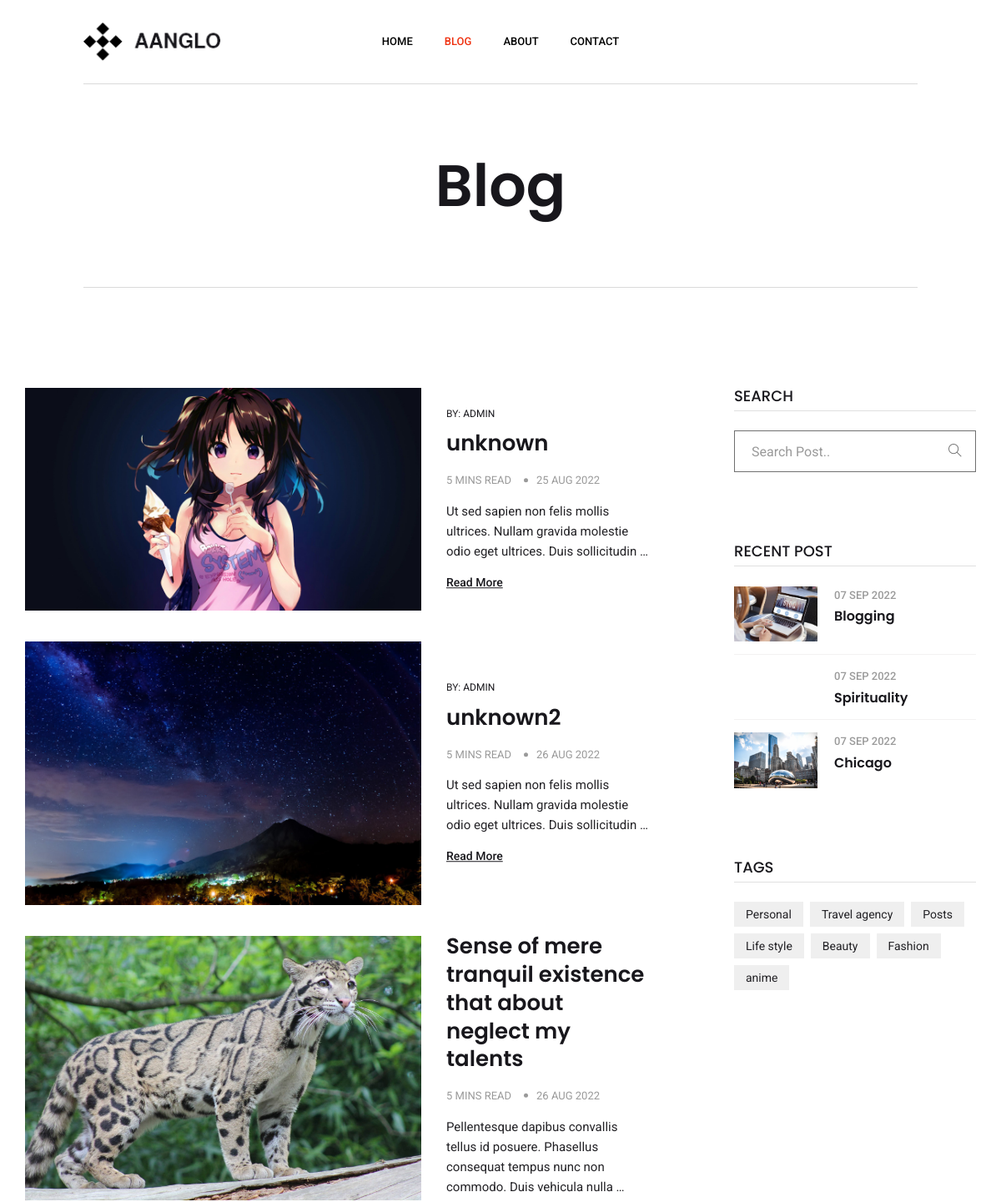
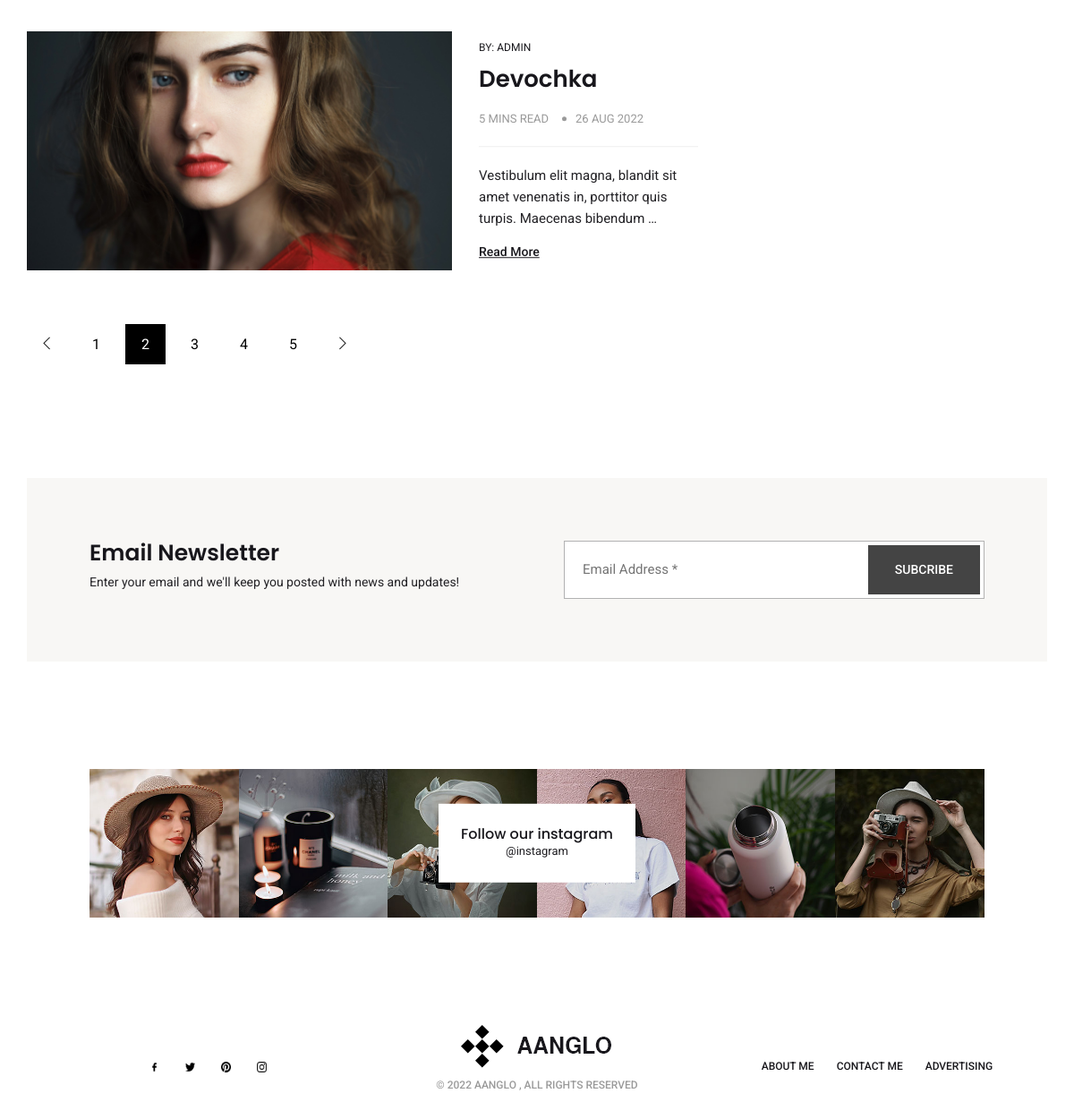
Screenshot of /blog/?page=2 with the database file from the repository (2 pictures, top to bottom).
### blog/models.py (models this page shows, shortened)
class Post(models.Model):
    title = models.CharField(max_length=255)
    slug = models.SlugField("URL", max_length=255, unique=True, db_index=True)
    content = RichTextField()
    image = models.ImageField(upload_to="photos/%Y/%m/%d")
    tag = models.ForeignKey('Tags', on_delete=models.SET_NULL, null=True)
    time_create = models.DateTimeField("time create", auto_now_add=True)
    author = models.ForeignKey(User, on_delete=models.CASCADE)
    is_published = models.BooleanField(default=True)
    def get_absolute_url(self):
        return reverse('post', kwargs={'post_slug': self.slug})

class Tags(models.Model):
    name = models.CharField(max_length=100, db_index=True)
    slug = models.SlugField("URL", max_length=100, unique=True, db_index=True)
    def __str__(self):
        return self.name
    def get_absolute_url(self):
        return reverse('tag', kwargs={'tag_slug': self.slug})
    class Meta:
        verbose_name = 'Tag'
        verbose_name_plural = 'Tags'

class Social(models.Model):
    name = models.CharField(max_length=255)
    link = models.URLField()
    icon = models.ImageField(upload_to="social/")

### blog/views.py (the view)
# urls.py: path('blog/', BlogList.as_view(), name='blog'),
class BlogList(ListView):
    model = Post
    paginate_by = 4
    template_name = 'blog/blog.html'
    context_object_name = 'posts'
    def get_context_data(self, *, object_list=None, **kwargs):
        context = super().get_context_data(**kwargs)
        context['menu'] = menu
        context['title'] = "Blog"
        context['menu_item_selected'] = "blog"
        context['email_form'] = UserEmailsForm()
        return context
    def get_queryset(self):
        return Post.objects.filter(is_published=True) \
            .select_related('author') \
            .only('title', 'slug', 'content', 'image', 'time_create', 'author__username')

### blog/forms.py
class UserEmailsForm(forms.ModelForm):
    class Meta:
        model = UserEmails
        fields = '__all__'
        widgets = {
            'email': forms.EmailInput(attrs={'placeholder': 'Email Address *'}),
        }

### blog/templatetags/sidebar_tags.py (called while the page is built)
@register.inclusion_tag('blog/include/tags/sidebar.html')
def get_sidebar():
    posts = Post.objects.filter(is_published=True) \
                .order_by("-time_create") \
                .only('title', 'slug', 'image', 'time_create')[:3]
    tags = Tags.objects.all()
    return {'posts': posts,
            'tags': tags}

### blog/templatetags/social_tags.py (called while the page is built)
@register.simple_tag()
def get_social_links():
    return Social.objects.all()

### blog/templates/blog/blog.html
{% extends 'blog/base.html' %}
{% load sidebar_tags %}
{% block content %}
<section class="page-title-s2">
    <div class="container-1310">
        <div class="row">
            <div class="col col-xs-12">
                <div class="inner">
                    <h2>{{ title }}</h2>
                </div>
            </div>
        </div>
    </div>
</section>
<section class="blog-s2-pg-section section-padding thaia-stk-sidebar">
    <div class="container-1310">
        <div class="row">
            <div class="col col-lg-8 content">
                <div class="blog-content">
                    <div class="posts">
                        {% for post in posts %}
                        <div class="post">
                            <div class="entry-media">
                                <a href="{{ post.get_absolute_url }}"><img src='{{ post.image.url }}' alt="Фото"></a>
                            </div>
                            <div class="entry-details">
                                <div class="author">By: <a href="#">{{ post.author }}</a></div>
                                <h4><a href="{{ post.get_absolute_url }}">{{ post.title }}</a></h4>
                                <ul>
                                    <li><a href="#">5 Mins Read</a></li>
                                    <li><a href="#">{{ post.time_create | date:"d M Y" }}</a></li>
                                </ul>
                                <p>{{ post.content | safe | truncatewords:15}}</p>
                                <a href="{{ post.get_absolute_url }}" class="read-more">Read more</a>
                            </div>
                        </div>
                        {% endfor %}
                    </div>
                    {% if page_obj.has_other_pages %}
                    <div class="pagination-wrapper pagination-wrapper-left">
                        <ul class="pg-pagination">
                            {% if page_obj.has_previous %}
                            <li>
                                <a href="?page={{ page_obj.previous_page_number }}" aria-label="Previous">
                                    <i class="fi ti-angle-left"></i>
                                </a>
                            </li>
                            {% endif %}
                            {% for page in paginator.page_range %}
                            {% if page_obj.number == page %}
                            <li class="active"><a href="#">{{ page }}</a></li>
                            {% elif page_obj.number|add:-3 <= page and page <= page_obj.number|add:3 %}
                            <li><a href="?page={{ page }}">{{ page }}</a></li>
                            {% endif %}
                            {% endfor %}
                            {% if page_obj.has_next %}
                            <li>
                                <a href="?page={{ page_obj.next_page_number }}" aria-label="Next">
                                    <i class="fi ti-angle-right"></i>
                                </a>
                            </li>
                            {% endif %}
                        </ul>
                    </div>
                    {% endif %}
                </div>
            </div>
            <div class="col col-lg-4">
                {% get_sidebar %}
            </div>
        </div>
    </div>
</section>
{% endblock content %}

### blog/templates/blog/base.html (shortened to what this page needs)
<!DOCTYPE html>
<html lang="en">
{% load static social_tags cache %}
<head>
    <link href="{% static 'blog/css/themify-icons.css' %}" rel="stylesheet">
    <link href="{% static 'blog/css/bootstrap.min.css' %}" rel="stylesheet">
    <link href="{% static 'blog/css/animate.css' %}" rel="stylesheet">
    <link href="{% static 'blog/css/owl.carousel.css' %}" rel="stylesheet">
    <link href="{% static 'blog/css/owl.theme.css' %}" rel="stylesheet">
    <link href="{% static 'blog/css/slick.css' %}" rel="stylesheet">
    <link href="{% static 'blog/css/slick-theme.css' %}" rel="stylesheet">
    <link href="{% static 'blog/css/swiper.min.css' %}" rel="stylesheet">
    <link href="{% static 'blog/css/owl.transitions.css' %}" rel="stylesheet">
    <link href="{% static 'blog/css/jquery.fancybox.css' %}" rel="stylesheet">
    <link href="{% static 'blog/css/style.css' %}" rel="stylesheet">
</head>
<body>
<div class="page-wrapper">
    <header id="header" class="site-header header-style-1">
        <nav id="site-navigation" class="navigation navbar navbar-default">
            <div class="container-full">
                <div class="navbar-header">
                    <a class="navbar-brand" href="{% url 'home' %}"><img src="{% static 'blog/images/logo.png' %}" alt></a>
                </div>
                <div id="slide-nav" class="navbar-collapse collapse navigation-holder slide-content">
                    <ul id="link-list" class="nav navbar-nav menu nav-menu">
                        {% for m in menu %}
                        {% if m.url_name == menu_item_selected %}
                        <li class="current-menu-item"><a href="{% url m.url_name %}">{{m.title}}</a></li>
                        {% else %}
                        <li><a href="{% url m.url_name %}">{{m.title}}</a></li>
                        {% endif %}
                        {% endfor %}
                    </ul>
                </div>
            </div>
        </nav>
    </header>
    {% block content %}
    {% endblock content %}
    <section class="newsletter-section">
        <div class="container-1310">
            <div class="row">
                <div class="col col-xs-12">
                    <div class="newsletter-area">
                        <div class="newsletter-inner clearfix">
                            <div class="text">
                                <h3>Email Newsletter</h3>
                                <p>Enter your email and we'll keep you posted with news and updates!</p>
                            </div>
                            <form action="{% url 'create_email' %}" method="post">
                                <div class="input-1">
                                    {{ email_form.email }}
                                </div>
                                <div class="submit clearfix">
                                    <button type="submit">Subcribe</button>
                                </div>
                            </form>
                        </div>
                    </div>
                </div>
            </div>
        </div>
    </section>
    {% cache 600000 footer %}
    <section class="instagram-section">
        <div class="container-full">
            <div class="row">
                <div class="col col-xs-12">
                    <div class="instagram-inner">
                        <div class="instagram-text">
                            <h3>Follow our instagram</h3>
                            <p>@instagram</p>
                        </div>
                        <div class="instagram-grids clearfix">
                            <div class="grid">
                                <a href="https://www.instagram.com/"><img
                                        src="{% static 'blog/images/instagram/1.jpg' %}" alt></a>
                            </div>
                            <div class="grid">
                                <a href="https://www.instagram.com/"><img
                                        src="{% static 'blog/images/instagram/3.jpg' %}" alt></a>
                            </div>
                            <div class="grid">
                                <a href="https://www.instagram.com/"><img
                                        src="{% static 'blog/images/instagram/4.jpg' %}" alt></a>
                            </div>
                            <div class="grid">
                                <a href="https://www.instagram.com/"><img
                                        src="{% static 'blog/images/instagram/2.jpg' %}" alt></a>
                            </div>
                            <div class="grid">
                                <a href="https://www.instagram.com/"><img
                                        src="{% static 'blog/images/instagram/5.jpg' %}" alt></a>
                            </div>
                            <div class="grid">
                                <a href="https://www.instagram.com/"><img
                                        src="{% static 'blog/images/instagram/6.jpg' %}" alt></a>
                            </div>
                        </div>
                    </div>
                </div>
            </div>
        </div>
    </section>
    <footer class="footer-section">
        <div class="container-1310">
            <div class="row">
                <div class="col col-xs-12">
                    <div class="footer-content">
                        <div class="social">
                            {% get_social_links as social_links %}
                            {% for item in social_links %}
                            <a href="{{ item.link }}"><img class="icon" src="{{ item.icon.url }}" alt=""></a>
                            {% endfor %}
                        </div>
                        <div class="copyright">
                            <img src="{% static 'blog/images/logo.png' %}" alt>
                            <p>&copy; 2022 AAnglo , All Rights Reserved</p>
                        </div>
                        <div class="important-links">
                            <ul>
                                <li><a href="{% url 'about' %}">About me</a></li>
                                <li><a href="{% url 'contact' %}">Contact me</a></li>
                                <li><a href="{% url 'contact' %}">Advertising</a></li>
                            </ul>
                        </div>
                    </div>
                </div>
            </div>
        </div>
    </footer>
    {% endcache %}
</div>
</body>
</html>

### blog/templates/blog/include/tags/sidebar.html
<div class="blog-sidebar-s2">
    <div class="widget search-widget">
        <h3>Search</h3>
        <form>
            <div>
                <input type="text" class="form-control" placeholder="Search Post..">
                <button type="submit"><i class="ti-search"></i></button>
            </div>
        </form>
    </div>
    <div class="widget recent-post-widget">
        <h3>Recent post</h3>
        <div class="posts">
            {% for p in posts %}
            <div class="post">
                <div class="img-holder">
                    <a href="{{ p.get_absolute_url }}"><img src="{{ p.image.url }}" alt></a>
                </div>
                <div class="details">
                    <span class="date">{{ p.time_create | date:"d M Y" }}</span>
                    <h4><a href="{{ p.get_absolute_url }}">{{ p.title }}</a></h4>
                </div>
            </div>
            {% endfor %}
        </div>
    </div>
    <div class="widget tag-widget">
        <h3>Tags</h3>
        <ul>
            {% for tag in tags %}
            <li><a href="{{ tag.get_absolute_url }}">{{ tag }}</a></li>
            {% endfor %}
        </ul>
    </div>
</div>

### rows the page displays
Post: image (picture), author "ADMIN", title "unknown", time_create "25 AUG 2022", content "Ut sed sapien non felis mollis ultrices. Nullam gravida molestie odio eget ultrices. Duis sollicitudin …"
Post: image (picture), author "ADMIN", title "unknown2", time_create "26 AUG 2022", content "Ut sed sapien non felis mollis ultrices. Nullam gravida molestie odio eget ultrices. Duis sollicitudin …"
Post: image (picture), title "Sense of mere tranquil existence that about neglect my talents", time_create "26 AUG 2022", content "Pellentesque dapibus convallis tellus id posuere. Phasellus consequat tempus nunc non commodo. Duis vehicula nulla …"
Post: image (picture), author "ADMIN", title "Devochka", time_create "26 AUG 2022", content "Vestibulum elit magna, blandit sit amet venenatis in, porttitor quis turpis. Maecenas bibendum …"
Post: image (picture), time_create "07 SEP 2022", title "Blogging"
Post: time_create "07 SEP 2022", title "Spirituality"
Post: image (picture), time_create "07 SEP 2022", title "Chicago"
Tags: name "Personal"
Tags: name "Travel agency"
Tags: name "Posts"
Tags: name "Life style"
Tags: name "Beauty"
Tags: name "Fashion"
Tags: name "anime"
Social: icon (picture)
Social: icon (picture)
Social: icon (picture)
Social: icon (picture)

### other values shown
{{ m.title }} "HOME" "ABOUT" "CONTACT"
{{ m.title }} "BLOG"
{{ title }} "Blog"
{{ page }} "1" "3" "4" "5"
{{ page }} "2"
